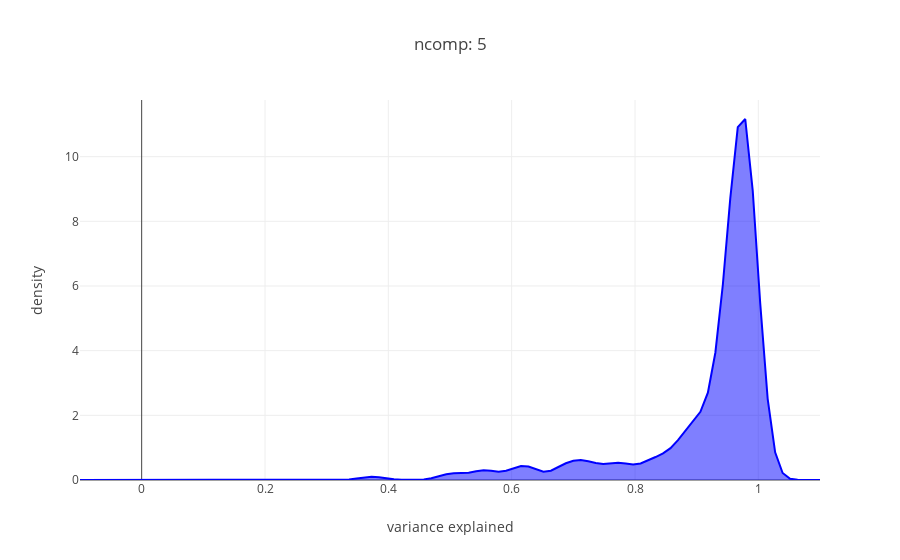

Write notebook code for a chart like this one.
### Code cell
n_comp= var_comp_store.shape[1] - 1
PC_list= ['PC' + str(x + 1) for x in range(n_comp)]
total_var= var_comp_store[PC_list].sum(axis= 1)


X_plot = np.linspace(-0.1, 1.1, 100)

kde = KernelDensity(kernel='gaussian', bandwidth=0.02).fit(np.array(total_var).reshape(-1,1))

log_dens = kde.score_samples(X_plot.reshape(-1,1))

fig_roost_dens= [go.Scatter(x=X_plot, y=np.exp(log_dens), 
                            mode='lines', fill='tozeroy', name= 'variance captured',
                            line=dict(color='blue', width=2))]
##


layout= go.Layout(
    title= 'ncomp: {}'.format(n_comp),
    yaxis= dict(
        title= 'density'
    ),
    xaxis= dict(
        title= 'variance explained'
    )
)

fig = go.Figure(data=fig_roost_dens, layout= layout)
iplot(fig)
